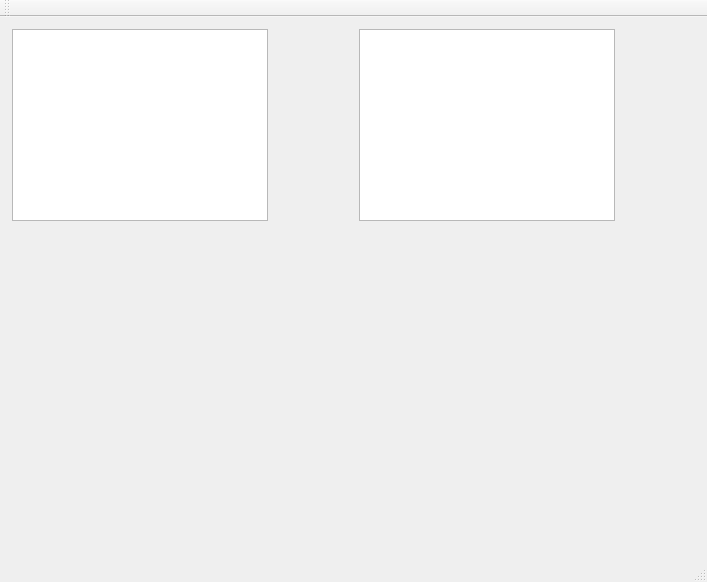
<?xml version="1.0" encoding="UTF-8"?>
<ui version="4.0">
 <class>MainWindow</class>
 <widget class="QMainWindow" name="MainWindow">
  <property name="geometry">
   <rect>
    <x>0</x>
    <y>0</y>
    <width>707</width>
    <height>582</height>
   </rect>
  </property>
  <property name="windowTitle">
   <string>MainWindow</string>
  </property>
  <widget class="QWidget" name="centralWidget">
   <property name="enabled">
    <bool>true</bool>
   </property>
   <widget class="QPlainTextEdit" name="plainTextEdit">
    <property name="geometry">
     <rect>
      <x>12</x>
      <y>12</y>
      <width>256</width>
      <height>192</height>
     </rect>
    </property>
   </widget>
   <widget class="QPlainTextEdit" name="plainTextEdit_2">
    <property name="geometry">
     <rect>
      <x>359</x>
      <y>12</y>
      <width>256</width>
      <height>192</height>
     </rect>
    </property>
   </widget>
  </widget>
  <widget class="QMenuBar" name="menuBar">
   <property name="geometry">
    <rect>
     <x>0</x>
     <y>0</y>
     <width>707</width>
     <height>22</height>
    </rect>
   </property>
  </widget>
  <widget class="QToolBar" name="mainToolBar">
   <attribute name="toolBarArea">
    <enum>TopToolBarArea</enum>
   </attribute>
   <attribute name="toolBarBreak">
    <bool>false</bool>
   </attribute>
  </widget>
  <widget class="QStatusBar" name="statusBar"/>
 </widget>
 <layoutdefault spacing="6" margin="11"/>
 <resources/>
 <connections/>
</ui>
